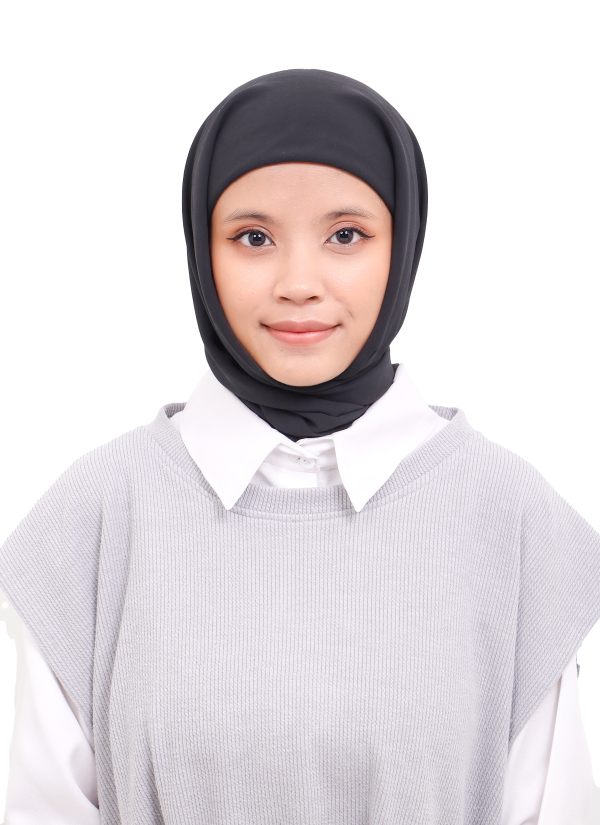
#> input picture face.jpg, 1800 x 2475 px (shown at 1/3 size)
$ python watermark.py
#> lines starting #> are read from the running program, lines starting #| are printed output that depends on the picture
"""
Digital Watermarking + JPEG Compression — From Scratch
=======================================================
Tugas:
  - Tambahkan watermark (binary atau acak) pada foto wajah
  - Kompres dengan JPEG (implementasi sendiri: DCT + kuantisasi)
  - Evaluasi NC (Normalized Correlation) pada berbagai Quality Factor
  - Temukan QF di mana watermark tidak bisa diekstrak

Dependensi: numpy, matplotlib, Pillow (hanya untuk baca/tulis file gambar)
            Kompresi JPEG sepenuhnya dari scratch.
"""

import numpy as np
import matplotlib.pyplot as plt
import os

try:
    from PIL import Image
    _PIL = True
except ImportError:
    _PIL = False


# ============================================================
# TABEL KUANTISASI JPEG (standar ISO/IEC 10918-1)
# ============================================================

_LUMA_Q50 = np.array([
    [16, 11, 10, 16, 24, 40, 51, 61],
    [12, 12, 14, 19, 26, 58, 60, 55],
    [14, 13, 16, 24, 40, 57, 69, 56],
    [14, 17, 22, 29, 51, 87, 80, 62],
    [18, 22, 37, 56, 68,109,103, 77],
    [24, 35, 55, 64, 81,104,113, 92],
    [49, 64, 78, 87,103,121,120,101],
    [72, 92, 95, 98,112,100,103, 99],
], dtype=np.float64)

_CHROMA_Q50 = np.array([
    [17, 18, 24, 47, 99, 99, 99, 99],
    [18, 21, 26, 66, 99, 99, 99, 99],
    [24, 26, 56, 99, 99, 99, 99, 99],
    [47, 66, 99, 99, 99, 99, 99, 99],
    [99, 99, 99, 99, 99, 99, 99, 99],
    [99, 99, 99, 99, 99, 99, 99, 99],
    [99, 99, 99, 99, 99, 99, 99, 99],
    [99, 99, 99, 99, 99, 99, 99, 99],
], dtype=np.float64)


def get_quant_table(qf: int, channel: str = 'luma') -> np.ndarray:
    """
    Skala tabel kuantisasi berdasarkan Quality Factor (1–100).

    Rumus skala (dari spesifikasi JPEG):
      if qf < 50 : scale = 5000 / qf
      else       : scale = 200 - 2*qf
      table = floor((base * scale + 50) / 100), clamp ke [1, 255]
    """
    qf = int(np.clip(qf, 1, 100))
    scale = 5000.0 / qf if qf < 50 else 200.0 - 2.0 * qf
    base  = _LUMA_Q50 if channel == 'luma' else _CHROMA_Q50
    table = np.floor((base * scale + 50.0) / 100.0)
    return np.clip(table, 1.0, 255.0)


# ============================================================
# DCT-II 2D — FROM SCRATCH
# ============================================================

def _build_dct_matrix(N: int = 8) -> np.ndarray:
    """
    Bangun matriks DCT-II ortogonal N×N.

    Definisi:
      D[k,n] = sqrt(1/N)          , k = 0
             = sqrt(2/N)*cos(pi*k*(2n+1)/(2N)), k > 0

    Sifat: D adalah ortogonal, sehingga D^{-1} = D^T.
    """
#> called with N = 8
    D = np.zeros((N, N), dtype=np.float64)
    for k in range(N):
        for n in range(N):
            if k == 0:
                D[k, n] = np.sqrt(1.0 / N)
            else:
                D[k, n] = np.sqrt(2.0 / N) * np.cos(np.pi * k * (2*n + 1) / (2.0 * N))
    return D


# Precompute 8×8 DCT matrix sekali saja
_D  = _build_dct_matrix(8)
_DT = _D.T   # inverse = transpose (karena ortogonal)


def dct2(block: np.ndarray) -> np.ndarray:
    """2D DCT-II blok 8×8:  F = D · f · D^T"""
    return _D @ block @ _DT


def idct2(F: np.ndarray) -> np.ndarray:
    """2D IDCT-II blok 8×8:  f = D^T · F · D"""
    return _DT @ F @ _D


# ============================================================
# KONVERSI RUANG WARNA
# ============================================================

def rgb_to_ycbcr(img: np.ndarray) -> np.ndarray:
    """
    RGB uint8 [H,W,3] → YCbCr float64 [H,W,3]

    Rumus ITU-R BT.601:
      Y  =  0.299 R + 0.587 G + 0.114 B
      Cb = -0.169 R - 0.331 G + 0.500 B + 128
      Cr =  0.500 R - 0.419 G - 0.081 B + 128
    """
    R = img[:, :, 0].astype(np.float64)
    G = img[:, :, 1].astype(np.float64)
    B = img[:, :, 2].astype(np.float64)
    Y  =  0.29900*R + 0.58700*G + 0.11400*B
    Cb = -0.16874*R - 0.33126*G + 0.50000*B + 128.0
    Cr =  0.50000*R - 0.41869*G - 0.08131*B + 128.0
    return np.stack([Y, Cb, Cr], axis=2)


def ycbcr_to_rgb(ycbcr: np.ndarray) -> np.ndarray:
    """YCbCr float64 [H,W,3] → RGB uint8 [H,W,3]"""
    Y  = ycbcr[:, :, 0]
    Cb = ycbcr[:, :, 1] - 128.0
    Cr = ycbcr[:, :, 2] - 128.0
    R  = Y + 1.40200 * Cr
    G  = Y - 0.34414 * Cb - 0.71414 * Cr
    B  = Y + 1.77200 * Cb
    return np.clip(np.stack([R, G, B], axis=2), 0, 255).astype(np.uint8)


# ============================================================
# JPEG SIMULATE — FROM SCRATCH
# ============================================================

def jpeg_simulate(img_rgb: np.ndarray, qf: int) -> np.ndarray:
    """
    Simulasi kompresi-dekompresi JPEG dari scratch.

    Pipeline:
      1. RGB → YCbCr
      2. Pad gambar ke kelipatan 8
      3. Reshape seluruh channel menjadi array blok (nh, nw, 8, 8)
      4. DCT-II 2D batch: F = D · blocks · D^T  (numpy broadcasting)
      5. Kuantisasi batch: Fq = round(F / Q) * Q  ← lossy step
      6. IDCT-II 2D batch: recon = D^T · Fq · D
      7. Reshape balik, crop padding, clip ke [0,255]
      8. YCbCr → RGB
    """
    ycbcr = rgb_to_ycbcr(img_rgb)
    H, W  = ycbcr.shape[:2]
    pH    = H + (-H % 8)
    pW    = W + (-W % 8)
    nh, nw = pH // 8, pW // 8
    out   = np.zeros((H, W, 3), dtype=np.float64)

    for c in range(3):
        qtable = get_quant_table(qf, 'luma' if c == 0 else 'chroma')
        ch     = ycbcr[:, :, c]
        padded = np.pad(ch, ((0, pH - H), (0, pW - W)), mode='edge') - 128.0

        # Reshape ke (nh, nw, 8, 8): semua blok sekaligus
        blocks = padded.reshape(nh, 8, nw, 8).transpose(0, 2, 1, 3)

        # Batch DCT: _D @ blocks @ _DT  — numpy broadcast ke (nh, nw, 8, 8)
        F  = _D @ blocks @ _DT

        # Kuantisasi + dekuantisasi (satu operasi, semua blok)
        Fq = np.round(F / qtable) * qtable

        # Batch IDCT
        recon_blocks = _DT @ Fq @ _D

        # Reshape balik ke (pH, pW)
        recon = recon_blocks.transpose(0, 2, 1, 3).reshape(pH, pW)
        out[:, :, c] = np.clip(recon[:H, :W] + 128.0, 0.0, 255.0)

    return ycbcr_to_rgb(out)


# ============================================================
# WATERMARK
# ============================================================

def make_watermark(H: int, W: int, kind: str = 'binary', seed: int = 42) -> np.ndarray:
    """
    Buat watermark berukuran H×W.

    kind='binary' : citra biner {0,1} lalu dipetakan ke {-1,+1} (BPSK)
    kind='random' : derau Gaussian (µ=0, σ=1)
    """
    rng = np.random.default_rng(seed)
    if kind == 'binary':
        bits = rng.integers(0, 2, size=(H, W)).astype(np.float64)
        return bits * 2.0 - 1.0          # {0,1} → {-1,+1}
    else:
        noise = rng.standard_normal((H, W))
        return noise / (noise.std() + 1e-10)   # normalisasi σ=1


def embed(img: np.ndarray, wm: np.ndarray, alpha: float) -> np.ndarray:
    """
    Penyisipan watermark aditif:
      I_w[x,y] = clip(I[x,y] + alpha * w[x,y], 0, 255)
    Watermark disisipkan pada ketiga kanal warna.
    """
    wm3 = np.stack([wm, wm, wm], axis=2)
    out = img.astype(np.float64) + alpha * wm3
    return np.clip(out, 0, 255).astype(np.uint8)


def extract(original: np.ndarray, test: np.ndarray, alpha: float) -> np.ndarray:
    """
    Ekstraksi watermark non-blind (membutuhkan gambar asli):
      w_est = (I_compressed - I_original) / alpha

    Rumus ini berlaku karena:
      I_compressed ≈ I_original + alpha*w + noise_JPEG
      → w_est = w + noise_JPEG/alpha

    Saat noise_JPEG besar (QF rendah), NC turun dan watermark hilang.
    """
    diff = test.astype(np.float64) - original.astype(np.float64)
    # Rata-rata ketiga kanal untuk estimasi lebih baik
    return diff.mean(axis=2) / alpha


def normalized_correlation(w1: np.ndarray, w2: np.ndarray) -> float:
    """
    Normalized Correlation (NC) ∈ [-1, 1].

    NC = (w1 - µ1)·(w2 - µ2) / (||w1 - µ1|| · ||w2 - µ2||)

    NC ≈ 1  → watermark terekstrak dengan baik
    NC ≈ 0  → watermark hilang / tidak berkorelasi
    """
    a = w1.ravel() - w1.mean()
    b = w2.ravel() - w2.mean()
    denom = np.linalg.norm(a) * np.linalg.norm(b)
    return float(np.dot(a, b) / denom) if denom > 1e-12 else 0.0


def psnr(ref: np.ndarray, test: np.ndarray) -> float:
    """PSNR (Peak Signal-to-Noise Ratio) dalam dB."""
    mse = np.mean((ref.astype(np.float64) - test.astype(np.float64)) ** 2)
    return float('inf') if mse == 0 else 10.0 * np.log10(255.0**2 / mse)


# ============================================================
# LOAD GAMBAR
# ============================================================

def load_face(path: str = 'face.jpg') -> np.ndarray:
    """
    Load foto wajah dari file. Jika tidak ada, buat gambar sintetis.
    Resize ke maks 512px agar cepat.
    """
#> called with path = 'face.jpg'
    if _PIL and os.path.exists(path):
        print(f"[+] Loaded '{path}'")
        img = np.array(Image.open(path).convert('RGB'))
#> img is the input picture: shape (2475, 1800, 3); mean R, G, B 224.2, 218.1, 221.1
        h, w = img.shape[:2]
#> h = 2475; w = 1800
        if max(h, w) > 512:
            scale = 512 / max(h, w)
#> scale = 0.207
            nh, nw = int(h * scale), int(w * scale)
#> nh = 512; nw = 372
            # Paksa ke kelipatan 8 supaya tidak ada sisa padding aneh
            nh = (nh // 8) * 8
            nw = (nw // 8) * 8
#> nw = 368
            img = np.array(Image.fromarray(img).resize((nw, nh), Image.LANCZOS))
#> img: shape (512, 368, 3)
            print(f"    Resized to {nw}×{nh}")
#|     Resized to 368×512
        return img

    print(f"[!] '{path}' tidak ditemukan — menggunakan gambar sintetis.")
    img = np.full((256, 256, 3), [210, 175, 145], dtype=np.uint8)
    img[70:200, 70:200]    = [225, 185, 155]   # wajah
    img[88:112, 83:108]    = [40, 35, 30]       # mata kiri
    img[88:112, 148:173]   = [40, 35, 30]       # mata kanan
    img[153:170, 98:160]   = [180, 80, 80]      # mulut
    img[60:75,  80:180]    = [180, 140, 100]    # dahi
    return img


# ============================================================
# MAIN — EVALUASI
# ============================================================

if __name__ == '__main__':
    # ---- Parameter ----
    ALPHA     = 20.0        # kekuatan penyisipan
    WM_KIND   = 'binary'    # 'binary' atau 'random'
    SEED      = 42
    NC_THRESH = 0.5         # batas NC untuk "masih bisa diekstrak"
    QFS       = [100, 90, 80, 70, 60, 50, 40, 30, 20, 10]

    print("=" * 60)
    print("  Watermarking + JPEG Compression — From Scratch")
    print("=" * 60)

    # Load & watermark
    original = load_face('face.jpg')
    H, W     = original.shape[:2]
#> H = 512; W = 368
    print(f"Ukuran gambar : {W}×{H} px")
#| Ukuran gambar : 368×512 px

    wm     = make_watermark(H, W, kind=WM_KIND, seed=SEED)
    marked = embed(original, wm, alpha=ALPHA)
#> in embed, `wm3 = np.stack([wm, wm, wm], axis=2)`:
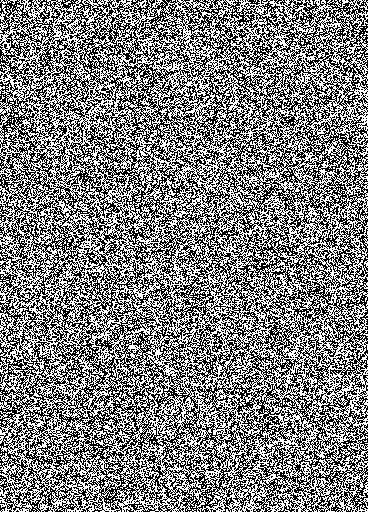
#> wm3: shape (512, 368, 3) float64; values -1 (black) and 1 (white), 50.1% white; black in thin lines or dots
#> in embed, `out = img.astype(np.float64) + alpha * wm3`:
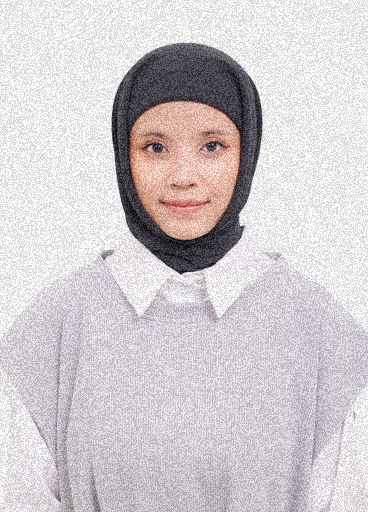
#> out: shape (512, 368, 3) float64; mean R, G, B 224.2, 218.1, 221.1; drawn with min black and max white

    wm_psnr = psnr(original, marked)
#> in psnr, `mse = np.mean((ref.astype(np.float64) - test.astype(np.float64)) ** 2)`: mse = 306
#> wm_psnr = 23.27
    print(f"Jenis watermark    : {WM_KIND}")
    print(f"Alpha (kekuatan)   : {ALPHA}")
    print(f"PSNR watermarked   : {wm_psnr:.2f} dB  (makin tinggi = makin tak kasat mata)")
#| PSNR watermarked   : 23.27 dB  (makin tinggi = makin tak kasat mata)

    # ---- Loop evaluasi QF ----
    print("\n{:>5}  {:>8}  {:>14}  {}".format("QF", "NC", "PSNR_img (dB)", "Status"))
    print("-" * 52)

    nc_vals        = []
    psnr_img_vals  = []
    compressed_at  = {}

    for qf in QFS:
        comp   = jpeg_simulate(marked, qf)
        wm_est = extract(original, comp, alpha=ALPHA)
        nc_val = normalized_correlation(wm, wm_est)
        p      = psnr(original, comp)

        nc_vals.append(nc_val)
        psnr_img_vals.append(p)
        compressed_at[qf] = comp

        status = "OK  (terekstrak)" if nc_val > NC_THRESH else "HILANG"
        print(f"{qf:>5}  {nc_val:>8.4f}  {p:>14.2f}  {status}")
#> this loop made 10 passes
#> (denom in normalized_correlation, nc_val, mse in psnr, p, status) on passes 1 to 10: (159123.7, 0.917, 311, 23.2, 'OK  (terekstrak)'), (160925.4, 0.886, 322.2, 23.05, 'OK  (terekstrak)'), (163593.7, 0.81, 334.3, 22.89, 'OK  (terekstrak)'), (160008.4, 0.726, 321, 23.07, 'OK  (terekstrak)'), (152618.6, 0.649, 293.9, 23.45, 'OK  (terekstrak)'), (143691.3, 0.585, 264.2, 23.91, 'OK  (terekstrak)'), (135130.9, 0.523, 235.9, 24.4, 'OK  (terekstrak)'), (125195.7, 0.445, 205.5, 25, 'HILANG'), (115722, 0.343, 183.2, 25.5, 'HILANG'), (94010.9, 0.188, 131.8, 26.93, 'HILANG')
#|   100    0.9166           23.20  OK  (terekstrak)
#|    90    0.8856           23.05  OK  (terekstrak)
#|    80    0.8104           22.89  OK  (terekstrak)
#|    70    0.7262           23.07  OK  (terekstrak)
#|    60    0.6491           23.45  OK  (terekstrak)
#|    50    0.5850           23.91  OK  (terekstrak)
#|    40    0.5230           24.40  OK  (terekstrak)
#|    30    0.4452           25.00  HILANG
#> (further printed lines are left out)
#> pass 1, in rgb_to_ycbcr, `G = img[:, :, 1].astype(np.float64)`:
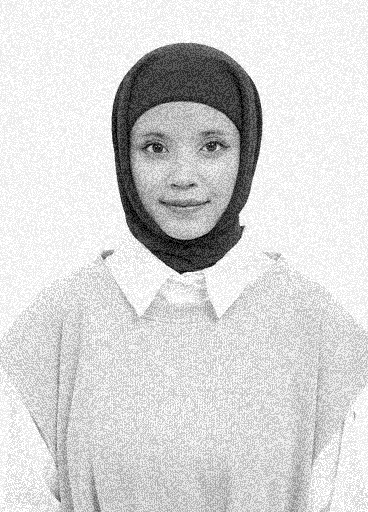
#> G: shape (512, 368) float64; min 0, max 255, mean 213.8
#> after the loop, compressed_at = 10 items; nc_vals = [0.917, 0.886, 0.81, 0.726, 0.649, 0.585, 0.523, 0.445, 0.343, 0.188]; psnr_img_vals = [23.2, 23.05, 22.89, 23.07, 23.45, 23.91, 24.4, 25, 25.5, 26.93]

    # Temukan QF kritis
    first_lost = next((qf for qf, nc_v in zip(QFS, nc_vals) if nc_v <= NC_THRESH), None)
#> first_lost = 30
    print()
    if first_lost:
        print(f"=> Watermark tidak dapat diekstrak pada QF <= {first_lost}  (NC <= {NC_THRESH})")
#| => Watermark tidak dapat diekstrak pada QF <= 30  (NC <= 0.5)
    else:
        print("=> Watermark tetap terekstrak pada semua QF yang diuji.")

    # ============================================================
    # SIMPAN GAMBAR PER LANGKAH (untuk README)
    # ============================================================
    plt.imsave('img_step1_original.jpg', original)

    wm_display = (wm + 1) / 2   # {-1,+1} → [0,1]
    plt.imsave('img_step2_watermark.png', wm_display, cmap='gray', vmin=0, vmax=1)
    plt.imsave('img_step2_watermarked.jpg', marked)

    for _qf in [100, 40, 10]:
        plt.imsave(f'img_step3_qf{_qf}.jpg', compressed_at[_qf])

    for _qf in [100, 10]:
        _wm_est = extract(original, compressed_at[_qf], alpha=ALPHA)
        plt.imsave(f'img_step4_extracted_qf{_qf}.png', _wm_est, cmap='gray')
#> this loop made 2 passes
#> pass 1, `plt.imsave(f'img_step4_extracted_qf{_qf}.png', _wm_est, cmap='gray')`:
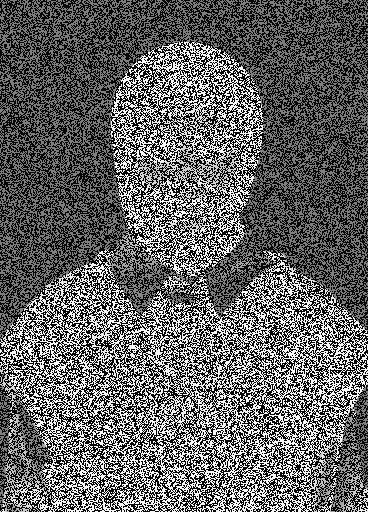
#> saved as img_step4_extracted_qf100.png: shape (512, 368, 3); min 0, max 255, mean 100.7
#> pass 2, in extract (call 12), `diff = test.astype(np.float64) - original.astype(np.float64)`:
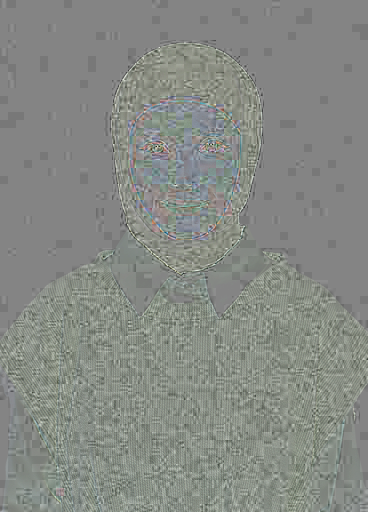
#> diff: shape (512, 368, 3) float64; mean R, G, B -5.3, -2.4, -6.4; drawn with min black and max white

    # ============================================================
    # VISUALISASI
    # ============================================================
    SHOWCASE = [100, 70, 40, 10]   # QF yang ditampilkan gambar & ekstraksi

    fig = plt.figure(figsize=(20, 13))
    fig.suptitle(
        f'Evaluasi Watermarking — JPEG From Scratch\n'
        f'(watermark={WM_KIND}, α={ALPHA}, NC-threshold={NC_THRESH})',
        fontsize=13, fontweight='bold'
    )

    # ---- Baris 1: citra asli, watermark, watermarked, selisih ----
    ax = fig.add_subplot(3, 4, 1)
    ax.imshow(original); ax.set_title('Citra Asli'); ax.axis('off')

    wm_display = (wm + 1) / 2   # petakan {-1,+1} ke [0,1] untuk tampilan
    ax = fig.add_subplot(3, 4, 2)
    ax.imshow(wm_display, cmap='gray', vmin=0, vmax=1)
    ax.set_title(f'Watermark ({WM_KIND})'); ax.axis('off')

    ax = fig.add_subplot(3, 4, 3)
    ax.imshow(marked); ax.set_title(f'Watermarked (α={ALPHA})'); ax.axis('off')

    diff_vis = np.clip(
        (marked.astype(np.int32) - original.astype(np.int32)) * 8 + 128, 0, 255
    ).astype(np.uint8)
    ax = fig.add_subplot(3, 4, 4)
    ax.imshow(diff_vis); ax.set_title('Selisih ×8 (visibilitas)'); ax.axis('off')

    # ---- Baris 2: citra setelah kompresi JPEG ----
    for k, qf in enumerate(SHOWCASE):
        nc_v = nc_vals[QFS.index(qf)]
        ax   = fig.add_subplot(3, 4, 5 + k)
        ax.imshow(compressed_at[qf])
        status_str = f'NC={nc_v:.3f} ✓' if nc_v > NC_THRESH else f'NC={nc_v:.3f} ✗'
        ax.set_title(f'JPEG QF={qf}  {status_str}'); ax.axis('off')
#> this loop made 4 passes
#> (nc_v, status_str) on passes 1 to 4: (0.917, 'NC=0.917 ✓'), (0.726, 'NC=0.726 ✓'), (0.523, 'NC=0.523 ✓'), (0.188, 'NC=0.188 ✗')

    # ---- Baris 3: watermark terekstrak + plot NC ----
    for k, qf in enumerate(SHOWCASE[:3]):
        wm_est = extract(original, compressed_at[qf], alpha=ALPHA)
        ax     = fig.add_subplot(3, 4, 9 + k)
        ax.imshow(wm_est, cmap='gray')
        ax.set_title(f'Ekstrak WM (QF={qf})'); ax.axis('off')
#> this loop made 3 passes
#> pass 2, in extract (call 14), `diff = test.astype(np.float64) - original.astype(np.float64)`:
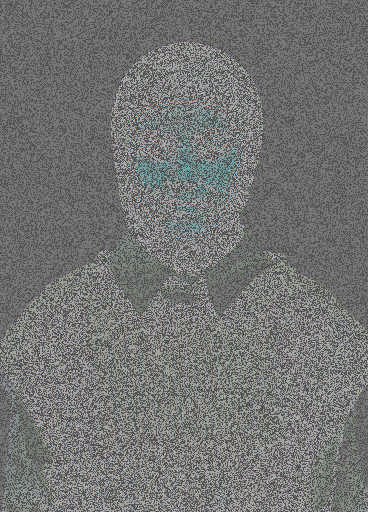
#> diff: shape (512, 368, 3) float64; mean R, G, B -5.7, -5.2, -5.6; drawn with min black and max white

    # Plot NC vs QF
    ax = fig.add_subplot(3, 4, 12)
    ax.plot(QFS, nc_vals, 'b-o', linewidth=2.5, markersize=8, label='NC')
    ax.axhline(NC_THRESH, color='red', linestyle='--', linewidth=1.8,
               label=f'Threshold={NC_THRESH}')
    if first_lost:
        ax.axvline(first_lost, color='orange', linestyle=':', linewidth=2,
                   label=f'Hilang QF={first_lost}')
    ax.set_xlabel('Quality Factor (QF)')
    ax.set_ylabel('Normalized Correlation (NC)')
    ax.set_title('Ketahanan Watermark vs QF')
    ax.legend(fontsize=8)
    ax.grid(True, alpha=0.35)
    ax.invert_xaxis()
    ax.set_ylim(-0.15, 1.15)
    ax.set_xlim(max(QFS) + 5, min(QFS) - 5)

    plt.tight_layout()
    out = 'watermark_evaluation.png'
    plt.savefig(out, dpi=130, bbox_inches='tight')
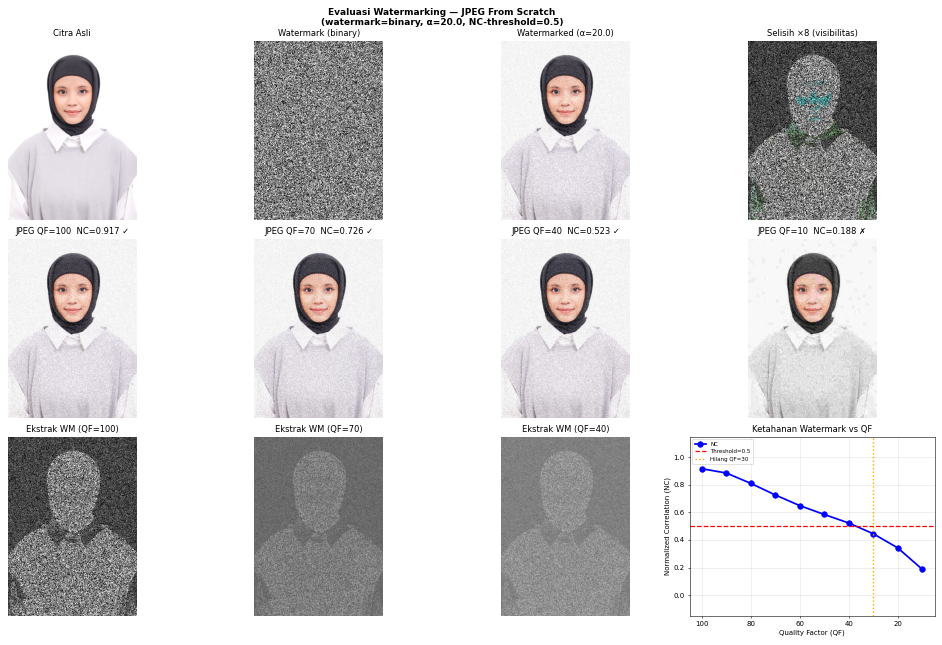
#> figure drawn by matplotlib, 12 panels
    print(f"\nHasil disimpan ke '{out}'")
    plt.show()
